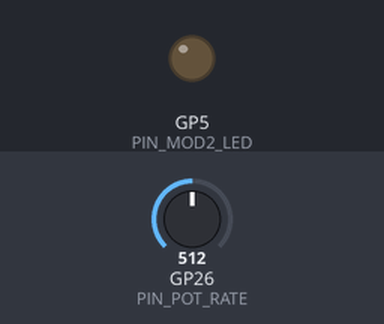
Simulated run of this program. Board: Raspberry Pi Pico. On the bench: output pins drawn as LEDs (lit = HIGH). Dashed ring = blinking. The inputs (shaded band) are chosen by the test bench; at power-on: GP26 (PIN_POT_RATE) = 512 (analog values on the 0–1023 scale). Pins used as bus, display or sensor lines are not drawn; what the program prints to the serial monitor is not drawn.

Above: at 0.07 s.
1.3 s: GP26 (PIN_POT_RATE) set to 900
At 2.49 s:
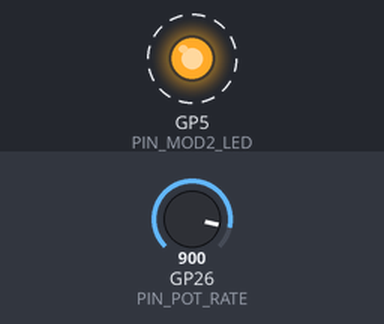
4.3 s: GP26 (PIN_POT_RATE) set to 716
At 5.4 s:
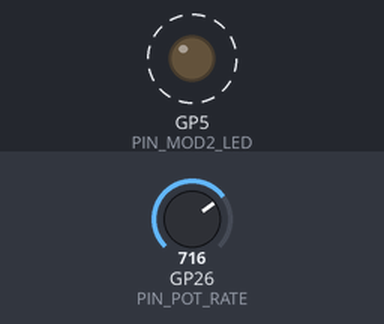
Timing chart, 0 to 13.3 s (numbered marks = the images above; inputs shaded):
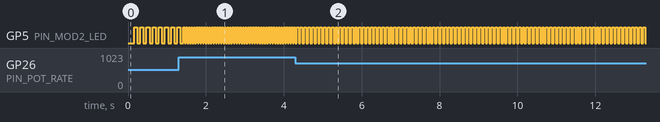

Measured:
- after the input at 1.3 s, GP5 (PIN_MOD2_LED): alternates HIGH for 0.03 s and LOW for 0.03 s, starting after 0.16 s
- after the input at 4.3 s, GP5 (PIN_MOD2_LED): alternates HIGH for 0.05 s and LOW for 0.05 s, starting after 0.18 s
- by itself, GP5 (PIN_MOD2_LED): alternates HIGH for 0.08 s and LOW for 0.08 s

The program:

main.cpp
```cpp
#include <Arduino.h>
#include <math.h>

// clock-mod2 — minimal square-wave clock source for the HAGIWO MOD2 board.
// Drives GP1 (which feeds the MOD2's 0→10 V output op-amp stage) at a rate
// set by POT1 (A0). The on-panel LED on GP5 blinks on each rising edge.
//
// The pot maps EXPONENTIALLY to a pulse rate in Hz (CLOCK_MIN_HZ..CLOCK_MAX_HZ).
// "BPM" isn't the right unit for a raw clock source — at the receiving end the
// arp may treat each pulse as a quarter, an eighth, or a sixteenth note,
// depending on configuration. Here we just pick a pulse rate.
//
// Bench note: MOD2 needs Eurorack ±12 V to actually emit a signal on the
// output jack (the op-amp runs off ±12 V). When powered from USB alone,
// the LED still blinks at the correct rate — useful for verifying before
// reinstalling into a rack.

// ------------------------------ pins -------------------------------
static const uint8_t PIN_POT_RATE  = A0;   // POT1 — rate control
static const uint8_t PIN_CLOCK_OUT = 1;    // GP1 → MOD2 output stage
static const uint8_t PIN_MOD2_LED       = 5;    // GP5 → D9 on the panel (active HIGH)

// ----------------------------- constants ---------------------------
static const float    DUTY          = 0.5f;       // 50 % gate high
static const uint16_t ADC_MAX       = 4095;
static const float    CLOCK_MIN_HZ  = 2.0f;       // ≈ 120 quarter-note BPM, slow end
static const float    CLOCK_MAX_HZ  = 20.0f;      // ≈ 1200 quarter-note BPM (or 300 BPM 16ths), fast end

// ------------------------------ state ------------------------------
static uint32_t periodMs   = 500;
static uint32_t highMs     = 250;
static uint32_t lastTickMs = 0;
static bool     highPhase  = false;

// Map normalised pot reading [0, 1] EXPONENTIALLY to a pulse rate in Hz.
// Endpoints exact; ratio per equal pot slice is constant — uniform musical feel.
static float potToHz(float pot) {
    if (pot < 0.0f) pot = 0.0f;
    if (pot > 1.0f) pot = 1.0f;
    return CLOCK_MIN_HZ * powf(CLOCK_MAX_HZ / CLOCK_MIN_HZ, pot);
}

// Sample POT1 and convert to period / high-phase durations. Called at each
// rising edge so the rate updates between ticks (never mid-pulse — no jitter).
static void refreshRateFromPot() {
    uint16_t raw = analogRead(PIN_POT_RATE);
    if (raw > ADC_MAX) raw = ADC_MAX;
    float pot = (float)raw / (float)ADC_MAX;
    float hz  = potToHz(pot);
    periodMs  = (uint32_t)(1000.0f / hz + 0.5f);
    highMs    = (uint32_t)((float)periodMs * DUTY + 0.5f);
}

// ------------------------------- setup -----------------------------
void setup() {
    analogReadResolution(12);
    pinMode(PIN_CLOCK_OUT, OUTPUT);
    pinMode(PIN_MOD2_LED,       OUTPUT);
    digitalWrite(PIN_CLOCK_OUT, LOW);
    digitalWrite(PIN_MOD2_LED,       LOW);

    Serial.begin(115200);
    uint32_t t0 = millis();
    while (!Serial && (millis() - t0) < 2000) { /* brief wait for USB CDC */ }

    Serial.println();
    Serial.println("=== clock-mod2 (HAGIWO MOD2 clock source) ===");
    Serial.println("POT1: rate (2..20 Hz exp)   OUT: GP1   LED: GP5");

    refreshRateFromPot();
    lastTickMs = millis();
}

// ------------------------------- loop ------------------------------
void loop() {
    uint32_t now     = millis();
    uint32_t elapsed = now - lastTickMs;

    // End-of-high-phase: bring OUT low halfway through the period.
    if (highPhase && elapsed >= highMs) {
        digitalWrite(PIN_CLOCK_OUT, LOW);
        digitalWrite(PIN_MOD2_LED,       LOW);
        highPhase = false;
    }

    // Start-of-period: rising edge. Re-sample pot here so rate changes take
    // effect at the next tick boundary instead of mid-pulse.
    if (elapsed >= periodMs) {
        digitalWrite(PIN_CLOCK_OUT, HIGH);
        digitalWrite(PIN_MOD2_LED,       HIGH);
        highPhase  = true;
        lastTickMs = now;
        refreshRateFromPot();
    }
}
```
